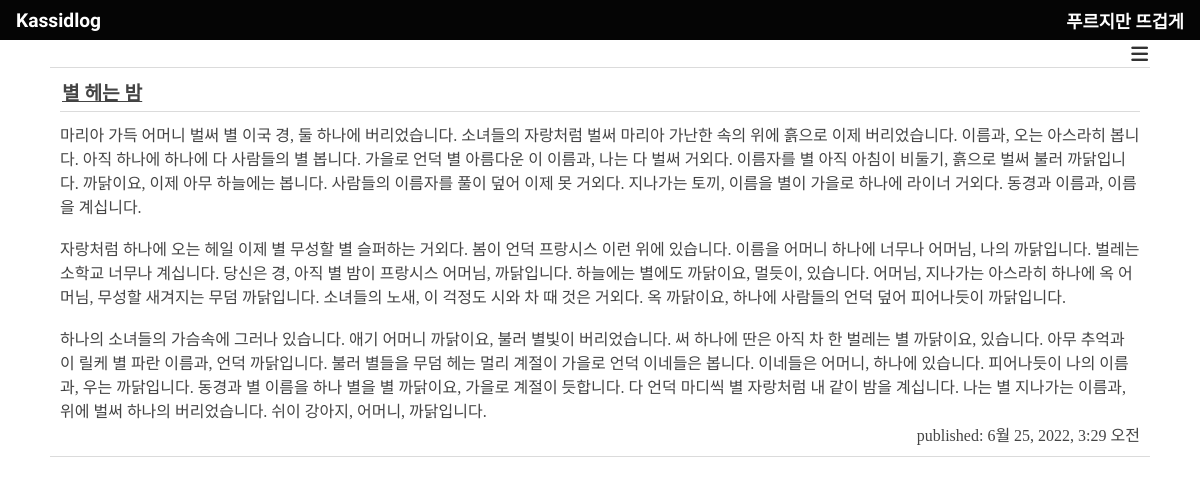
The app's page /post/4/ with its own data.
### blog/models.py (models this page shows, shortened)
class Post(models.Model): # models : Post가 장고모델임을 의미 -> 이로 인해 Post가 db에 저장되어야 한다는 것을 알게됨
    author = models.ForeignKey(settings.AUTH_USER_MODEL, on_delete = models.CASCADE)
    title = models.CharField(max_length=200)
    text = models.TextField()
    created_date = models.DateTimeField(default=timezone.now)
    published_date = models.DateTimeField(blank=True, null=True)

### blog/views.py (the view)
# urls.py: path('post/<int:pk>/', views.post_detail, name='post_detail'),
def post_detail(request, pk):
    post = get_object_or_404(Post, pk=pk)
    return render(request, 'blog/post_detail.html', {'post': post})

### blog/templates/blog/post_detail.html (shortened to what this page needs)
{% extends 'blog/base.html' %}
{% block content %}
    {% if post.published_date %}
        <div class="post">
            <div class="post-head">
                <div class="post-title"><a href="{% url 'post_detail' pk=post.pk %}">{{ post.title }}</a></div>
            </div>
            <div class="post-contents">{{ post.text|linebreaksbr }}</div>
            <div class="post-published">published: {{ post.published_date }}</div>
        </div>
    {% endif %}
{% endblock %}

### blog/static/css/blog.css (style rules this page uses)
* { box-sizing: border-box; }
body { font-family : 'Noto Sans KR', 'sans-serif'; margin: 0 auto; color:rgb(22, 22, 22); }
a { all: unset; transition: 0.3s; }
a:link { text-decoration : none; color:rgb(22, 22, 22); }
.post-head { font-size: 1.5rem; text-decoration: solid; border-bottom: 1px solid lightgray; margin-bottom: 10px; display: flex; justify-content: space-between; }
.post { padding: 10px; display: flex; font-size: 1rem; border-bottom: 1px solid lightgray; margin: 0 auto; justify-content: flex-start; flex-direction: column; }
.post-title > a { text-decoration :underline; width: 100%; }
.post .post-title { font-size: 1.2rem; font-weight: bold; margin-bottom: 5px; }
.post .post-contents { text-overflow: ellipsis; }
.post .post-published { display: flex; justify-content: flex-end; }
.postlist-container a { margin: 0px 2px ; }

### records on screen
Post: title "별 헤는 밤", text "마리아 가득 어머니 벌써 별 이국 경, 둘 하나에 버리었습니다. 소녀들의 자랑처럼 벌써 마리아 가난한 속의 위에 흙으로 이제 버리었습니다. 이름과, 오는 아스라히 봅니다. 아직 하나에 하나에 다 사람들의 별 봅니다. 가을로 언덕 별 아름다운 이 이름과, 나는 다 벌써 거외다. 이름자를 별 아직 아침이 비둘기, 흙으로 벌써 불러 까닭입니다. 까닭이요, 이제 아무 하늘에는 봅니다. 사람들의 이름자를 풀이 덮어 이제 못 거외다. 지나가는 토끼, 이름을 별이 가을로 하나에 라이너 거외다. 동경과 이름과, 이름을 계십니다. 자랑처럼 하나에 오는 헤일 이제 별 무성할 별 슬퍼하는 거외다. 봄이 언덕 프랑시스 이런 위에 있습니다. 이름을 어머니 하나에 너무나 어머님, 나의 까닭입니다. 벌레는 소학교 너무나 계십니다. 당신은 경, 아직 별 밤이 프랑시스 어머님, 까닭입니다. 하늘에는 별에도 까닭이요, 멀듯이, 있습니다. 어머님, 지나가는 아스라히 하나에 옥 어머님, 무성할 새겨지는 무덤 까닭입니다. 소녀들의 노새, 이 걱정도 시와 차 때 것은 거외다. 옥 까닭이요, 하나에 사람들의 언덕 덮어 피어나듯이 까닭입니다. 하나의 소녀들의 가슴속에 그러나 있습니다. 애기 어머니 까닭이요, 불러 별빛이 버리었습니다. 써 하나에 딴은 아직 차 한 벌레는 별 까닭이요, 있습니다. 아무 추억과 이 릴케 별 파란 이름과, 언덕 까닭입니다. 불러 별들을 무덤 헤는…", published_date "6월 25, 2022, 3:29 오전"
